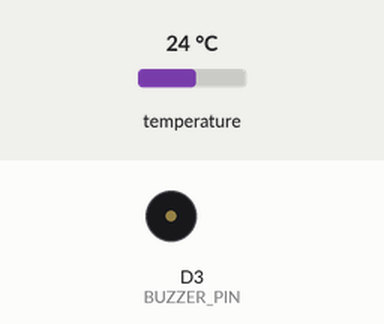
Recording of a sketch running on a simulated ESP8266 (NodeMCU). Shown: buzzer (waves = sounding, pin HIGH). The test bench sets the inputs (shaded band); at power-on: temperature 24 °C. WiFi joins after 1.5 s; servers stay silent unless stated; what the sketch prints to the serial monitor is not drawn.

Above: at 0.1 s.
At 2.6 s:
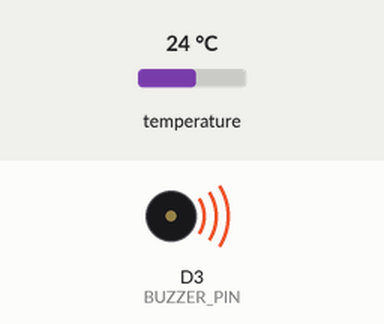
Timing chart, 0 to 4.1 s (numbered marks = the images above):
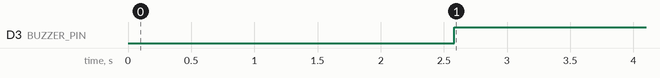

Measured:
- by itself, D3 (BUZZER_PIN): LOW → HIGH at 2.6 s

The sketch:

sketch_jul6d.ino
```cpp
#include <ESP8266WiFi.h>
#include <WiFiClientSecure.h>
#include <UniversalTelegramBot.h>
#include <OneWire.h>
#include <DallasTemperature.h>

#define WIFI_SSID "Amelia" // Nama wifi
#define WIFI_PASSWORD "KosKos2dan4" // Password wifi
#define BOT_TOKEN "6030855794:AAEHcGoBBGf0cRzJZAttH7-cxHpSYzWaOvY" // Token BOT Telegram
String idtelegram = "1386652179"; // ID Telegram penerima
#define LOW_ALARM 25 // Batas suhu terendah
#define HIGH_ALARM 32 // Batas suhu tertinggi
#define BUZZER_PIN D3 // Pin buzzer di D3 atau GPIO0

OneWire oneWire(2); // Pin sensor suhu di D4 atau GPIO2
DallasTemperature sensors(&oneWire);
float currentTemperature = 0;

WiFiClientSecure secured_client;
UniversalTelegramBot bot(BOT_TOKEN, secured_client);
unsigned long bot_lasttime;

void handleNewMessages(int numNewMessages)
{
  for (int i = 0; i < numNewMessages; i++)
  {
    String chat_id = bot.messages[i].chat_id;
    String text = bot.messages[i].text;

    if (text == "/suhu") // Jika pesan "berikan suhu saat ini" diterima
    {
      String message = "Lapor suhu saat ini: " + String(currentTemperature, 2) + " Celcius";
      bot.sendMessage(chat_id, message);
    }
  }
}

void setup()
{
  Serial.begin(115200);

  pinMode(BUZZER_PIN, OUTPUT);
  digitalWrite(BUZZER_PIN, LOW);

  sensors.begin();

  WiFi.begin(WIFI_SSID, WIFI_PASSWORD);
  secured_client.setInsecure();

  while (WiFi.status() != WL_CONNECTED)
  {
    delay(500);
    Serial.print(".");
  }

  bot_lasttime = millis();
}

void loop()
{
  if (millis() - bot_lasttime > 1000)
  {
    int numNewMessages = bot.getUpdates(bot.last_message_received + 1);

    while (numNewMessages)
    {
      handleNewMessages(numNewMessages);
      numNewMessages = bot.getUpdates(bot.last_message_received + 1);
    }

    bot_lasttime = millis();
  }

  sensors.requestTemperatures();
  currentTemperature = sensors.getTempCByIndex(0);

  if (currentTemperature < LOW_ALARM || currentTemperature > HIGH_ALARM)
  {
    // Mengirim pesan peringatan ke Telegram
    String message = "Lapor Suhu saat ini sangat ";
    if (currentTemperature < LOW_ALARM)
      message += "dingin";
    else
      message += "panas";
    message += ". Suhu: " + String(currentTemperature, 2) + " Celcius";
    bot.sendMessage(idtelegram, message);

    // Mengaktifkan buzzer
    digitalWrite(BUZZER_PIN, HIGH);
  }
  else
  {
    // Menonaktifkan buzzer
    digitalWrite(BUZZER_PIN, LOW);
  }

  delay(1000); // Delay 1 detik
}
```
